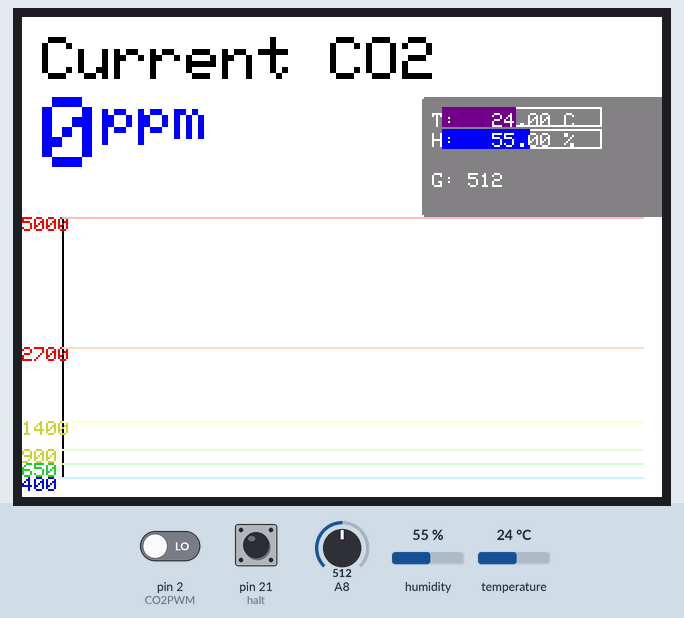
Recording of a sketch running on a simulated Arduino Mega 2560, built with avr-gcc and run on an emulated ATmega2560. Shown: 320×240 colour display. Inputs (shaded band) come from the test bench; at power-on: pin 2 (CO2PWM) LOW, pin 21 (halt) HIGH, A8 = 512, humidity 55 %, temperature 24 °C.

Above: at 0.4 s.

Measured:
- what the display in image 0 shows lasts 30.0 s, from 0.3 s to 30.3 s

The sketch:

CO2Sense.ino
```cpp
#include <Adafruit_GFX.h>    // Core graphics library
#include <Adafruit_TFTLCD.h> // Hardware-specific library
#include "DHT.h"
#define LCD_CS A3 // Chip Select goes to Analog 3
#define LCD_CD A2 // Command/Data goes to Analog 2
#define LCD_WR A1 // LCD Write goes to Analog 1
#define LCD_RD A0 // LCD Read goes to Analog 0

#define LCD_RESET A4 // Can alternately just connect to Arduino's reset pin

// Assign human-readable names to some common 16-bit color values:
#define	BLACK   0x0000
#define	BLUE    0x001F
#define	RED     0xF800
#define	GREEN   0x07E0
#define CYAN    0x07FF
#define MAGENTA 0xF81F
#define YELLOW  0xFFE0
#define WHITE   0xFFFF

#define CO2PWM 2
#define halt 21
#define dhtport  3

Adafruit_TFTLCD tft(LCD_CS, LCD_CD, LCD_WR, LCD_RD, LCD_RESET);

DHT dht(dhtport, DHT22);

volatile unsigned long rosetime = 0;
volatile unsigned long falltime = 0;

volatile unsigned long co2			 = 0;
float temp		 = 0;
float humidity = 0;
float heatindex= 0;
unsigned long  gas			 = 0;

unsigned long history[290];

void setup(void) {
  tft.reset();
  uint16_t identifier = tft.readID();
  tft.begin(identifier);
	tft.setRotation(3);

	for (int i=0;i<290;i++)
	{
		history[i] = 0;
	}
	pinMode(CO2PWM, INPUT);
	pinMode(halt, INPUT_PULLUP);
	delay(10);
	attachInterrupt(digitalPinToInterrupt(CO2PWM), getwave, CHANGE);									// Added
	attachInterrupt(digitalPinToInterrupt(halt), hhalt, FALLING);
	dht.begin();
}

void loop(void) {
	temp = dht.readTemperature(false, false);
	humidity = dht.readHumidity(false);
	gas = analogRead(A8);
	if (isnan(temp)|isnan(humidity)|temp<10|temp>40|humidity<0|humidity>100|co2<0|co2>5000){
		tft.setTextSize(4);
		tft.print("Sense ERROR");
		return;
	}
	for (long i=0;i < 290;i++){
		history[i] = history[i+1];
	}
	history[289] = co2;

	tft.fillScreen(WHITE);
	tft.setCursor(10,10);
	tft.setTextColor(BLACK);
	tft.setTextSize(3);
	tft.print("Current CO2");

	if (co2 > 2700){
		tft.setTextColor(RED);
	} else if (co2 > 1000) {
		tft.setTextColor(tft.color565(201,209,48));
	} else if (co2 > 650)	{
		tft.setTextColor(GREEN);
	} else {
		tft.setTextColor(BLUE);
	}
	tft.setTextSize(5);
	tft.setCursor(10,40);
	tft.print(co2);
	tft.setTextSize(3);
	tft.println("ppm");

	tft.drawLine(20, 230, 310, 230, BLACK);
	tft.drawLine(20, 230, 20, 100, BLACK);
	tft.setTextColor(RED);
	tft.setTextSize(1);
	tft.setCursor(0,100);
	tft.print("5000");
	tft.drawLine(20, 100, 310, 100, tft.color565(255,186,186));
	tft.setCursor(0,165);
	tft.print("2700");
	tft.drawLine(20, 165, 310, 165, tft.color565(255,218,186));
	tft.setCursor(0,202);
	tft.setTextColor(tft.color565(201,209,48));
	tft.print("1400");
	tft.drawLine(20, 202, 310, 202, tft.color565(250,255,201));
	tft.setCursor(0,216);
	tft.print("900");
	tft.drawLine(20, 216, 310, 216, tft.color565(224,255,201));
	tft.setCursor(0,223);
	tft.setTextColor(tft.color565(39,207,50));
	tft.print("650");
	tft.drawLine(20, 223, 310, 223, tft.color565(201,255,207));
	tft.setCursor(0,230);
	tft.setTextColor(BLUE);
	tft.print("400");
	tft.drawLine(20, 230, 310, 230, tft.color565(201,243,255));

	for (long i=0;i<290;i++){
		if (history[i] > 2700){
			tft.drawPixel(map(i, 0, 289, 310,20), map(history[i], 0, 5000, 240, 100), tft.color565(87,0,0));
		}
		else if (history[i] > 1400){
			tft.drawPixel(map(i, 0, 289, 310,20), map(history[i], 0, 5000, 240, 100), RED);
		}
		else if (history[i] > 1000){
			tft.drawPixel(map(i, 0, 289, 310,20), map(history[i], 0, 5000, 240, 100), tft.color565(201,209,48));
		}
		else if (history[i] > 650){
			tft.drawPixel(map(i, 0, 289, 310,20), map(history[i], 0, 5000, 240, 100), GREEN);
	}
		else {
			tft.drawPixel(map(i, 0, 289, 310,20), map(history[i], 0, 5000, 240, 100), BLUE);
		}

	}

	tft.fillRoundRect(200, 40, 300, 60, 1, tft.color565(128,128,128));

	tft.drawRect(210, 45, 80,10, WHITE);
	tft.fillRect(210, 45, (int)map((int)temp, 10, 40, 0,80),10,
							tft.color565((int)map((int)temp, 10, 40, 0, 255), 0, (int)map((int)temp, 10, 40, 255, 0)));
	tft.setCursor(205, 48);
	tft.setTextColor(WHITE);
	tft.setTextSize(1);
	tft.print("T:");
	tft.print("   ");
	tft.print(temp);
	tft.print(" C");

	tft.drawRect(210, 56, 80,10, WHITE);
	tft.fillRect(210, 56, (int)map((int)humidity, 0, 100, 0, 80),10,
							tft.color565((int)cos(map((int)humidity, 0, 100, 0, 2*PI)+1)*255, 0,
							(int)(-cos(map((int)humidity, 0, 100, 0, 2*PI))+1)*255));
	tft.setCursor(205, 58);
	tft.setTextColor(WHITE);
	tft.setTextSize(1);
	tft.print("H:");
	tft.print("   ");
	tft.print(humidity);
	tft.print(" %");

	tft.setCursor(205, 78);
	tft.setTextColor(WHITE);
	tft.setTextSize(1);
	tft.print("G:");
	tft.print(" ");
	tft.print(gas);
	delay(30000);															// TODO debug - should be one minute at deploy
	//delay(2000);
}

void getwave(){
	int state = digitalRead(CO2PWM);
	if (state == 1) {
		rosetime = millis();
	} else {
		falltime = millis();
		co2 = (falltime - rosetime - 2) * 5;
	}
}

void hhalt()
{
	int pins[14] = {22,23,24,25,26,27,28,29,3, A0,A1,A2,A3,A4};
	for (int i=0;i<14;i++)
	{
		pinMode(pins[i], INPUT);
	}
	while (true){}
}
```
